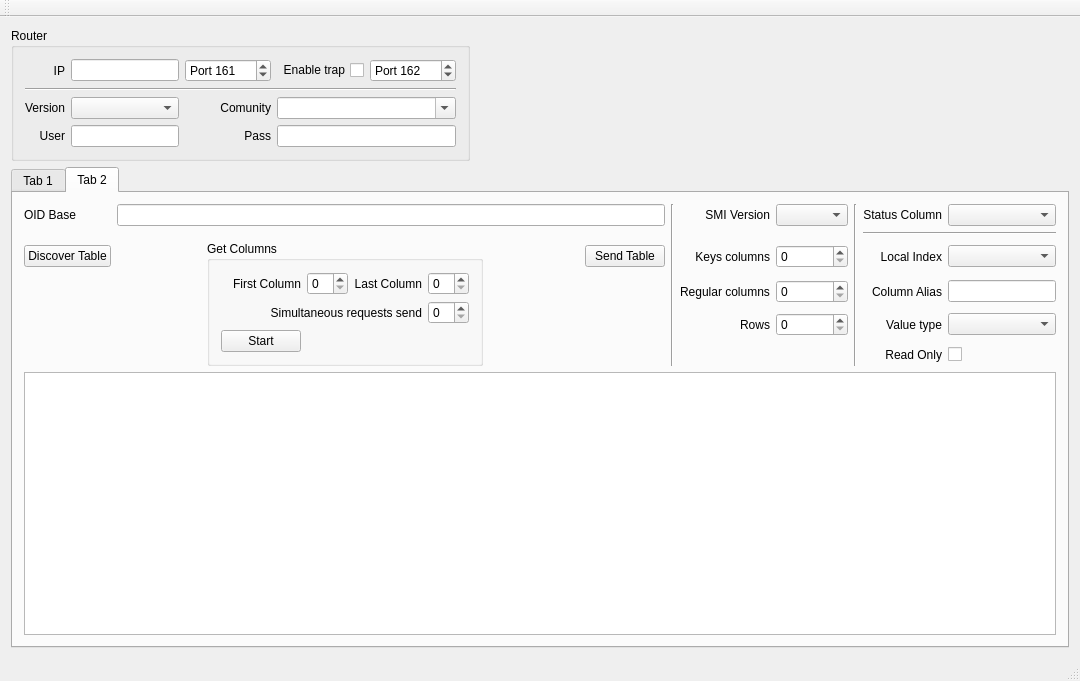
<?xml version="1.0" encoding="UTF-8"?>
<ui version="4.0">
 <class>MainWindow</class>
 <widget class="QMainWindow" name="MainWindow">
  <property name="geometry">
   <rect>
    <x>0</x>
    <y>0</y>
    <width>1080</width>
    <height>681</height>
   </rect>
  </property>
  <property name="windowTitle">
   <string>SNMP API Tester</string>
  </property>
  <widget class="QWidget" name="centralWidget">
   <layout class="QVBoxLayout" name="verticalLayout">
    <item>
     <widget class="QGroupBox" name="groupBox">
      <property name="sizePolicy">
       <sizepolicy hsizetype="Maximum" vsizetype="Preferred">
        <horstretch>0</horstretch>
        <verstretch>0</verstretch>
       </sizepolicy>
      </property>
      <property name="title">
       <string>Router</string>
      </property>
      <layout class="QGridLayout" name="gridLayout_2">
       <item row="0" column="0">
        <widget class="QLabel" name="label_4">
         <property name="text">
          <string>IP</string>
         </property>
         <property name="alignment">
          <set>Qt::AlignRight|Qt::AlignTrailing|Qt::AlignVCenter</set>
         </property>
        </widget>
       </item>
       <item row="5" column="0">
        <widget class="QLabel" name="label_7">
         <property name="text">
          <string>User</string>
         </property>
         <property name="alignment">
          <set>Qt::AlignRight|Qt::AlignTrailing|Qt::AlignVCenter</set>
         </property>
        </widget>
       </item>
       <item row="3" column="3" colspan="2">
        <widget class="QComboBox" name="comunity">
         <property name="editable">
          <bool>true</bool>
         </property>
        </widget>
       </item>
       <item row="3" column="1">
        <widget class="QComboBox" name="version"/>
       </item>
       <item row="3" column="2">
        <widget class="QLabel" name="label_9">
         <property name="text">
          <string>Comunity</string>
         </property>
         <property name="alignment">
          <set>Qt::AlignRight|Qt::AlignTrailing|Qt::AlignVCenter</set>
         </property>
        </widget>
       </item>
       <item row="0" column="4">
        <widget class="QSpinBox" name="trapPort">
         <property name="prefix">
          <string>Port </string>
         </property>
         <property name="maximum">
          <number>65535</number>
         </property>
         <property name="value">
          <number>162</number>
         </property>
        </widget>
       </item>
       <item row="5" column="3" colspan="2">
        <widget class="QLineEdit" name="pass"/>
       </item>
       <item row="5" column="2">
        <widget class="QLabel" name="label_8">
         <property name="text">
          <string>Pass</string>
         </property>
         <property name="alignment">
          <set>Qt::AlignRight|Qt::AlignTrailing|Qt::AlignVCenter</set>
         </property>
        </widget>
       </item>
       <item row="5" column="1">
        <widget class="QLineEdit" name="user"/>
       </item>
       <item row="3" column="0">
        <widget class="QLabel" name="label_3">
         <property name="text">
          <string>Version</string>
         </property>
         <property name="alignment">
          <set>Qt::AlignRight|Qt::AlignTrailing|Qt::AlignVCenter</set>
         </property>
        </widget>
       </item>
       <item row="1" column="0" colspan="5">
        <widget class="Line" name="line">
         <property name="orientation">
          <enum>Qt::Horizontal</enum>
         </property>
        </widget>
       </item>
       <item row="0" column="1">
        <widget class="QLineEdit" name="agentIP"/>
       </item>
       <item row="0" column="2">
        <widget class="QSpinBox" name="agentPort">
         <property name="prefix">
          <string>Port </string>
         </property>
         <property name="maximum">
          <number>65535</number>
         </property>
         <property name="value">
          <number>161</number>
         </property>
        </widget>
       </item>
       <item row="0" column="3">
        <widget class="QCheckBox" name="trapEnabled">
         <property name="layoutDirection">
          <enum>Qt::RightToLeft</enum>
         </property>
         <property name="text">
          <string>Enable trap</string>
         </property>
        </widget>
       </item>
      </layout>
     </widget>
    </item>
    <item>
     <widget class="QTabWidget" name="tabWidget">
      <property name="currentIndex">
       <number>1</number>
      </property>
      <widget class="QWidget" name="tab">
       <attribute name="title">
        <string>Tab 1</string>
       </attribute>
       <layout class="QGridLayout" name="gridLayout">
        <item row="0" column="0">
         <widget class="QLabel" name="label">
          <property name="text">
           <string>OID</string>
          </property>
          <property name="alignment">
           <set>Qt::AlignRight|Qt::AlignTrailing|Qt::AlignVCenter</set>
          </property>
         </widget>
        </item>
        <item row="0" column="1" colspan="2">
         <widget class="QLineEdit" name="OIDLineEdit"/>
        </item>
        <item row="1" column="0">
         <widget class="QLabel" name="label_5">
          <property name="text">
           <string>Requests</string>
          </property>
          <property name="alignment">
           <set>Qt::AlignRight|Qt::AlignTrailing|Qt::AlignVCenter</set>
          </property>
         </widget>
        </item>
        <item row="1" column="1">
         <widget class="QPushButton" name="sendGetRequest">
          <property name="text">
           <string>Send Get</string>
          </property>
         </widget>
        </item>
        <item row="1" column="2">
         <widget class="QPushButton" name="sendGetNextRequest">
          <property name="text">
           <string>Send Get Next</string>
          </property>
         </widget>
        </item>
        <item row="1" column="3">
         <widget class="QPushButton" name="sendGetBulkRequest">
          <property name="text">
           <string>Send Get Bulk</string>
          </property>
         </widget>
        </item>
        <item row="1" column="4">
         <widget class="QSpinBox" name="quantity">
          <property name="suffix">
           <string> objects</string>
          </property>
         </widget>
        </item>
        <item row="1" column="5">
         <spacer name="horizontalSpacer">
          <property name="orientation">
           <enum>Qt::Horizontal</enum>
          </property>
          <property name="sizeHint" stdset="0">
           <size>
            <width>40</width>
            <height>20</height>
           </size>
          </property>
         </spacer>
        </item>
        <item row="2" column="0">
         <widget class="QLabel" name="label_6">
          <property name="text">
           <string>Set Request</string>
          </property>
          <property name="alignment">
           <set>Qt::AlignRight|Qt::AlignTrailing|Qt::AlignVCenter</set>
          </property>
         </widget>
        </item>
        <item row="2" column="1">
         <widget class="QPushButton" name="sendSetRequest">
          <property name="text">
           <string>Send Set</string>
          </property>
         </widget>
        </item>
        <item row="2" column="2">
         <widget class="QComboBox" name="valueType"/>
        </item>
        <item row="2" column="3" colspan="2">
         <widget class="QLineEdit" name="value"/>
        </item>
        <item row="3" column="0">
         <widget class="QLabel" name="label_2">
          <property name="text">
           <string>Reply</string>
          </property>
          <property name="alignment">
           <set>Qt::AlignRight|Qt::AlignTop|Qt::AlignTrailing</set>
          </property>
         </widget>
        </item>
        <item row="3" column="1" colspan="5">
         <widget class="QTableWidget" name="replyTable">
          <attribute name="horizontalHeaderDefaultSectionSize">
           <number>200</number>
          </attribute>
          <attribute name="horizontalHeaderStretchLastSection">
           <bool>true</bool>
          </attribute>
          <column>
           <property name="text">
            <string>OID</string>
           </property>
          </column>
          <column>
           <property name="text">
            <string>Value</string>
           </property>
          </column>
          <column>
           <property name="text">
            <string>Raw value</string>
           </property>
          </column>
         </widget>
        </item>
       </layout>
      </widget>
      <widget class="QWidget" name="tab_2">
       <attribute name="title">
        <string>Tab 2</string>
       </attribute>
       <layout class="QGridLayout" name="gridLayout_3">
        <item row="5" column="10">
         <widget class="QLabel" name="label_19">
          <property name="text">
           <string>Read Only</string>
          </property>
          <property name="alignment">
           <set>Qt::AlignRight|Qt::AlignTrailing|Qt::AlignVCenter</set>
          </property>
         </widget>
        </item>
        <item row="2" column="5">
         <widget class="QPushButton" name="sendTable">
          <property name="text">
           <string>Send Table</string>
          </property>
         </widget>
        </item>
        <item row="2" column="7">
         <widget class="QLabel" name="label_14">
          <property name="text">
           <string>Keys columns</string>
          </property>
          <property name="alignment">
           <set>Qt::AlignRight|Qt::AlignTrailing|Qt::AlignVCenter</set>
          </property>
         </widget>
        </item>
        <item row="4" column="7">
         <widget class="QLabel" name="label_17">
          <property name="text">
           <string>Rows</string>
          </property>
          <property name="alignment">
           <set>Qt::AlignRight|Qt::AlignTrailing|Qt::AlignVCenter</set>
          </property>
         </widget>
        </item>
        <item row="0" column="1" colspan="5">
         <widget class="QLineEdit" name="oidBase"/>
        </item>
        <item row="3" column="10">
         <widget class="QLabel" name="label_12">
          <property name="text">
           <string>Column Alias</string>
          </property>
          <property name="alignment">
           <set>Qt::AlignRight|Qt::AlignTrailing|Qt::AlignVCenter</set>
          </property>
         </widget>
        </item>
        <item row="0" column="10">
         <widget class="QLabel" name="statusColumnLabel">
          <property name="text">
           <string>Status Column</string>
          </property>
          <property name="alignment">
           <set>Qt::AlignRight|Qt::AlignTrailing|Qt::AlignVCenter</set>
          </property>
         </widget>
        </item>
        <item row="4" column="8">
         <widget class="QSpinBox" name="rows">
          <property name="maximum">
           <number>65535</number>
          </property>
         </widget>
        </item>
        <item row="0" column="8">
         <widget class="QComboBox" name="smiVersion"/>
        </item>
        <item row="0" column="9" rowspan="6">
         <widget class="Line" name="line_2">
          <property name="orientation">
           <enum>Qt::Vertical</enum>
          </property>
         </widget>
        </item>
        <item row="3" column="11">
         <widget class="QLineEdit" name="columnAlias">
          <property name="sizePolicy">
           <sizepolicy hsizetype="Preferred" vsizetype="Fixed">
            <horstretch>0</horstretch>
            <verstretch>0</verstretch>
           </sizepolicy>
          </property>
         </widget>
        </item>
        <item row="3" column="7">
         <widget class="QLabel" name="label_16">
          <property name="text">
           <string>Regular columns</string>
          </property>
         </widget>
        </item>
        <item row="0" column="0">
         <widget class="QLabel" name="label_10">
          <property name="text">
           <string>OID Base</string>
          </property>
         </widget>
        </item>
        <item row="6" column="0" colspan="12">
         <widget class="QTableWidget" name="snmpTable"/>
        </item>
        <item row="2" column="11">
         <widget class="QComboBox" name="columnLocalIndex">
          <property name="sizePolicy">
           <sizepolicy hsizetype="Preferred" vsizetype="Fixed">
            <horstretch>0</horstretch>
            <verstretch>0</verstretch>
           </sizepolicy>
          </property>
         </widget>
        </item>
        <item row="0" column="11">
         <widget class="QComboBox" name="statusColumn"/>
        </item>
        <item row="1" column="10" colspan="2">
         <widget class="Line" name="line_4">
          <property name="orientation">
           <enum>Qt::Horizontal</enum>
          </property>
         </widget>
        </item>
        <item row="2" column="0">
         <widget class="QPushButton" name="discoverTable">
          <property name="text">
           <string>Discover Table</string>
          </property>
         </widget>
        </item>
        <item row="0" column="6" rowspan="6">
         <widget class="Line" name="line_3">
          <property name="orientation">
           <enum>Qt::Vertical</enum>
          </property>
         </widget>
        </item>
        <item row="2" column="10">
         <widget class="QLabel" name="label_13">
          <property name="text">
           <string>Local Index</string>
          </property>
          <property name="alignment">
           <set>Qt::AlignRight|Qt::AlignTrailing|Qt::AlignVCenter</set>
          </property>
         </widget>
        </item>
        <item row="4" column="11">
         <widget class="QComboBox" name="columnValueType">
          <property name="sizePolicy">
           <sizepolicy hsizetype="Preferred" vsizetype="Fixed">
            <horstretch>0</horstretch>
            <verstretch>0</verstretch>
           </sizepolicy>
          </property>
          <property name="layoutDirection">
           <enum>Qt::LeftToRight</enum>
          </property>
          <property name="editable">
           <bool>false</bool>
          </property>
         </widget>
        </item>
        <item row="4" column="10">
         <widget class="QLabel" name="label_11">
          <property name="text">
           <string>Value type</string>
          </property>
          <property name="alignment">
           <set>Qt::AlignRight|Qt::AlignTrailing|Qt::AlignVCenter</set>
          </property>
         </widget>
        </item>
        <item row="0" column="7">
         <widget class="QLabel" name="label_15">
          <property name="text">
           <string>SMI Version</string>
          </property>
          <property name="alignment">
           <set>Qt::AlignRight|Qt::AlignTrailing|Qt::AlignVCenter</set>
          </property>
         </widget>
        </item>
        <item row="5" column="11">
         <widget class="QCheckBox" name="readOnly">
          <property name="text">
           <string/>
          </property>
         </widget>
        </item>
        <item row="2" column="1">
         <spacer name="horizontalSpacer_3">
          <property name="orientation">
           <enum>Qt::Horizontal</enum>
          </property>
          <property name="sizeHint" stdset="0">
           <size>
            <width>40</width>
            <height>20</height>
           </size>
          </property>
         </spacer>
        </item>
        <item row="2" column="8">
         <widget class="QSpinBox" name="keyCount">
          <property name="minimum">
           <number>0</number>
          </property>
          <property name="value">
           <number>0</number>
          </property>
         </widget>
        </item>
        <item row="3" column="8">
         <widget class="QSpinBox" name="columnCount">
          <property name="minimum">
           <number>0</number>
          </property>
          <property name="value">
           <number>0</number>
          </property>
         </widget>
        </item>
        <item row="2" column="2" rowspan="4">
         <widget class="QGroupBox" name="getColumnsGroup">
          <property name="title">
           <string>Get Columns</string>
          </property>
          <layout class="QGridLayout" name="gridLayout_4">
           <item row="0" column="2">
            <widget class="QLabel" name="label_20">
             <property name="text">
              <string>Last Column</string>
             </property>
             <property name="alignment">
              <set>Qt::AlignRight|Qt::AlignTrailing|Qt::AlignVCenter</set>
             </property>
            </widget>
           </item>
           <item row="2" column="3">
            <widget class="QSpinBox" name="getColumnsRequestCount"/>
           </item>
           <item row="0" column="0">
            <widget class="QLabel" name="label_18">
             <property name="text">
              <string>First Column</string>
             </property>
             <property name="alignment">
              <set>Qt::AlignRight|Qt::AlignTrailing|Qt::AlignVCenter</set>
             </property>
            </widget>
           </item>
           <item row="0" column="3">
            <widget class="QSpinBox" name="getColumnsLastColumn"/>
           </item>
           <item row="2" column="0" colspan="3">
            <widget class="QLabel" name="label_21">
             <property name="text">
              <string>Simultaneous requests send</string>
             </property>
             <property name="alignment">
              <set>Qt::AlignRight|Qt::AlignTrailing|Qt::AlignVCenter</set>
             </property>
            </widget>
           </item>
           <item row="0" column="1">
            <widget class="QSpinBox" name="getColumnsFirstColumn"/>
           </item>
           <item row="3" column="0">
            <widget class="QPushButton" name="getColumnsStart">
             <property name="text">
              <string>Start</string>
             </property>
            </widget>
           </item>
          </layout>
         </widget>
        </item>
        <item row="2" column="4">
         <spacer name="horizontalSpacer_2">
          <property name="orientation">
           <enum>Qt::Horizontal</enum>
          </property>
          <property name="sizeHint" stdset="0">
           <size>
            <width>40</width>
            <height>20</height>
           </size>
          </property>
         </spacer>
        </item>
       </layout>
      </widget>
     </widget>
    </item>
   </layout>
  </widget>
  <widget class="QMenuBar" name="menuBar">
   <property name="geometry">
    <rect>
     <x>0</x>
     <y>0</y>
     <width>1080</width>
     <height>21</height>
    </rect>
   </property>
  </widget>
  <widget class="QToolBar" name="mainToolBar">
   <attribute name="toolBarArea">
    <enum>TopToolBarArea</enum>
   </attribute>
   <attribute name="toolBarBreak">
    <bool>false</bool>
   </attribute>
  </widget>
  <widget class="QStatusBar" name="statusBar"/>
 </widget>
 <layoutdefault spacing="6" margin="11"/>
 <tabstops>
  <tabstop>agentIP</tabstop>
  <tabstop>agentPort</tabstop>
  <tabstop>trapEnabled</tabstop>
  <tabstop>trapPort</tabstop>
  <tabstop>version</tabstop>
  <tabstop>comunity</tabstop>
  <tabstop>user</tabstop>
  <tabstop>pass</tabstop>
  <tabstop>sendGetNextRequest</tabstop>
  <tabstop>sendGetRequest</tabstop>
  <tabstop>OIDLineEdit</tabstop>
  <tabstop>replyTable</tabstop>
  <tabstop>quantity</tabstop>
  <tabstop>sendSetRequest</tabstop>
  <tabstop>sendGetBulkRequest</tabstop>
  <tabstop>value</tabstop>
  <tabstop>valueType</tabstop>
  <tabstop>tabWidget</tabstop>
  <tabstop>oidBase</tabstop>
  <tabstop>snmpTable</tabstop>
 </tabstops>
 <resources/>
 <connections/>
</ui>
